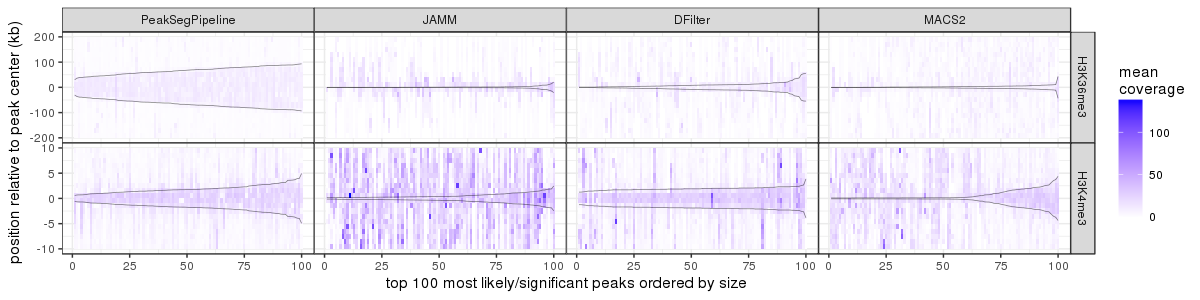

Recreate this plot in R.
library(ggdendro)
library(data.table)
library(PeakSegPipeline)
library(ggplot2)
macs.pvalues <- fread("macs.pvalues.csv")
macs.pvalues[, peakBases := end - start]
source("getMeanMat.R")
source("getSizeMat.R")

exp.stats.dt <- data.table(joint_peaks_mat.csv=Sys.glob("labels/H*_TDH_immune/samples/monocyte/McGill0001/joint_peaks_mat.csv"))[, {
  mean.mat <- readMeanMat(joint_peaks_mat.csv)
  mean.tall <- data.table(melt(mean.mat))
  setnames(mean.tall, c("peak", "pos", "mean"))
  i.stats <- mean.tall[, list(
    median=median(mean),
    q25=quantile(mean, 0.25),
    q75=quantile(mean, 0.75),
    peaks=.N
    ), by=list(pos)]
  sample.dir <- dirname(joint_peaks_mat.csv)
  group.dir <- dirname(sample.dir)
  samples.dir <- dirname(group.dir)
  set.dir <- dirname(samples.dir)
  set.name <- basename(set.dir)
  experiment <- sub("_.*", "", set.name)
  data.table(experiment, i.stats)
}, by=list(joint_peaks_mat.csv)]

joint.peak.counts <- exp.stats.dt[pos==1]
setkey(joint.peak.counts, experiment)

## This is for creating macs2.broad_peaks.bedGraph files, for input to
## getMeanMat above.
macs.pvalues[sample.id=="McGill0001", {
  joint.peak.count <- joint.peak.counts[experiment, peaks]
  set.name <- paste0(experiment, "_TDH_immune")
  sample.dir <- file.path("labels", set.name, "samples/monocyte/McGill0001")
  peaks.bedGraph <- file.path(sample.dir, paste0(model, ".topN_peaks.bedGraph"))
  top.peaks <- .SD[order(-`-log10(pvalue)`)][1:joint.peak.count, list(
    chr, start, end, mean=NA)]
  cat(sprintf("writing top %d peaks to %s\n", nrow(top.peaks), peaks.bedGraph))
  fwrite(top.peaks,
         peaks.bedGraph,
         sep="\t",
         col.names=FALSE)
}, by=list(model, experiment)]

## Parallel version.
peaks.bedGraph.vec <- Sys.glob("labels/H*_TDH_immune/samples/monocyte/McGill0001/*_peaks.bedGraph")
library(parallel)
options(mc.cores=4)
exp.stats.dt.list <- mclapply(peaks.bedGraph.vec, function(peaks.bedGraph){
  print(peaks.bedGraph)
  mean.mat <- getMeanMat(peaks.bedGraph)
  mean.tall <- data.table(melt(mean.mat))
  setnames(mean.tall, c("peak", "pos", "mean"))
  i.stats <- mean.tall[, list(
    median=median(mean),
    q25=quantile(mean, 0.25),
    q75=quantile(mean, 0.75),
    count=.N
    ), by=list(pos)]
  sample.dir <- dirname(peaks.bedGraph)
  group.dir <- dirname(sample.dir)
  samples.dir <- dirname(group.dir)
  set.dir <- dirname(samples.dir)
  set.name <- basename(set.dir)
  experiment <- sub("_.*", "", set.name)
  model <- sub("_.*", "", basename(peaks.bedGraph))
  data.table(experiment, model, i.stats)
})
exp.stats.dt <- do.call(rbind, exp.stats.dt.list)

gg <- ggplot()+
  theme_bw()+
  theme(panel.margin=grid::unit(0, "lines"))+
  facet_grid(experiment ~ model, scales="free")+
  geom_ribbon(aes(pos, ymin=q25, ymax=q75), alpha=0.5, data=exp.stats.dt)+
  geom_line(aes(pos, median), data=exp.stats.dt)+
  scale_x_continuous(
    "position relative to peak",
    breaks=c(5.5, 15.5),
    labels=c("peakStart", "peakEnd"))+
  scale_y_continuous("aligned read coverage (median and quartiles)")+
  geom_text(aes(
    5.5, -Inf, label=paste(count, "peaks")), data=exp.stats.dt[pos==5],
            hjust=0,
            vjust=-0.5)
print(gg)

png("figure-macs-pvalues-metapeak-topN.png", 1200, 500, res=100)
print(gg)
dev.off()

exp.stats.dt.list <- mclapply(peaks.bedGraph.vec, function(peaks.bedGraph){
  print(peaks.bedGraph)
  mean.mat <- getMeanMat(peaks.bedGraph)
  pattern <- paste0(
    "(?<chrom>chr[^:]+)",
    ":",
    "(?<peakStart>[^-]+)",
    "-",
    "(?<peakEnd>.*)")
  size.dt <- data.table(str_match_named(rownames(mean.mat), pattern, list(
    peakStart=as.integer,
    peakEnd=as.integer)))
  size.dt[, peakBases := peakEnd - peakStart]
  size.dt[, peakHeight := rowMeans(mean.mat[, -c(1:5, 16:20)]) ]
  sample.dir <- dirname(peaks.bedGraph)
  group.dir <- dirname(sample.dir)
  samples.dir <- dirname(group.dir)
  set.dir <- dirname(samples.dir)
  set.name <- basename(set.dir)
  experiment <- sub("_.*", "", set.name)
  model <- sub("_.*", "", basename(peaks.bedGraph))
  data.table(experiment, model, size.dt)
})
exp.stats.dt <- do.call(rbind, exp.stats.dt.list)
mean.dt <- exp.stats.dt[, list(
  mean.peakBases=mean(peakBases),
  mean.peakHeight=mean(peakHeight),
  median.peakBases=median(peakBases),
  median.peakHeight=median(peakHeight)
  ), by=list(experiment, model)]
gg <- ggplot()+
  theme_bw()+
  theme(panel.margin=grid::unit(0, "lines"))+
  facet_grid(experiment ~ model)+
  geom_bin2d(aes(log10(peakBases), log10(peakHeight), fill=..density..), data=exp.stats.dt)+
  scale_fill_gradient(low="white", high="black")+
  ## geom_point(aes(
  ##   log10(mean.peakBases), log10(mean.peakHeight)
  ##   ), data=mean.dt,
  ##            color="red")+
  geom_point(aes(
    log10(median.peakBases), log10(median.peakHeight)
    ), data=mean.dt,
             shape=1,
             color="red")+
  geom_text(aes(
    4, 0,
    label=paste0(
      "medians:
height=", round(median.peakHeight, 1), " reads
width=", round(median.peakBases), " bases")),
            data=mean.dt, color="red")
print(gg)

png("figure-macs-pvalues-compare-size-height.png", 1200, 500, res=100)
print(gg)
dev.off()

## macs 
sample.peaks.dt <- macs.pvalues[experiment=="H3K36me3" & model=="macs.broad" & sample.id=="McGill0001"][order(-`-log10(pvalue)`)]
N <- 100
sample.peaks.dt[, peak.name := sprintf("%s:%d-%d", chr, start, end)]
topN.lik.dt <- sample.peaks.dt[1:N, list(`-log10(pvalue)`, peak.name)]
setnames(topN.lik.dt, c("lik", "peak.name"))
topN.peak.vec <- topN.lik.dt$peak.name
pattern <- paste0(
    "(?<chrom>chr[^:]+)",
    ":",
    "(?<peakStart>[^-]+)",
    "-",
    "(?<peakEnd>.*)")
topN.peak.mat <- str_match_named(topN.peak.vec, pattern)
topN.peak.dt <- data.table(topN.peak.mat, count=0)
peaks.bedGraph <- paste0(
  "labels/H3K36me3_TDH_immune/samples/monocyte/McGill0001/macs2.broad.top",
  N, "_peaks.bedGraph")
fwrite(topN.peak.dt, peaks.bedGraph, quote=FALSE, sep="\t", col.names=FALSE)
mean.mat <- getMeanMat(peaks.bedGraph)
d.mat <- dist(mean.mat)
h.fit <- hclust(d.mat, "average")
h.list <- dendro_data(h.fit)
rownames(h.list$labels) <- h.list$labels$label
mean.dt <- data.table(
  peak.name=rownames(mean.mat)[row(mean.mat)],
  position=as.integer(col(mean.mat)),
  mean=as.numeric(mean.mat))
mean.dt[, peak.x := h.list$labels[peak.name,]$x ]
topN.lik.dt[, peak.x := h.list$labels[peak.name,]$x ]
mean.dt[, pos.norm := position / max(position) * max(h.list$segments$y)]

ggplot()+
  geom_segment(aes(y, x, xend=yend, yend=xend), data=h.list$segments)+
  geom_tile(aes(-pos.norm, peak.x, fill=mean), data=mean.dt, color=NA)+
  scale_fill_gradient(low="white", high="blue")+
  geom_point(aes(0, peak.x, color=log10(lik)), data=topN.lik.dt)+
  scale_color_gradient(low="white", high="red")+
  xlab("position relative to peakStart/end | euclidean distance (average linkage)")+
  ylab("peak")

## macs top11 peaks absolute x axis.
sample.peaks.dt <- macs.pvalues[experiment=="H3K36me3" & model=="macs.broad" & sample.id=="McGill0001"][order(-`-log10(pvalue)`)]
N <- 100
sample.peaks.dt[, peak.name := sprintf("%s:%d-%d", chr, start, end)]
topN.lik.dt <- sample.peaks.dt[1:N, list(`-log10(pvalue)`, peak.name)]
setnames(topN.lik.dt, c("lik", "peak.name"))
topN.peak.vec <- topN.lik.dt$peak.name
pattern <- paste0(
    "(?<chrom>chr[^:]+)",
    ":",
    "(?<peakStart>[^-]+)",
    "-",
    "(?<peakEnd>.*)")
topN.peak.mat <- str_match_named(topN.peak.vec, pattern)
topN.peak.dt <- data.table(topN.peak.mat, count=0)
peaks.bedGraph <- paste0(
  "labels/H3K36me3_TDH_immune/samples/monocyte/McGill0001/macs2.broad.top",
  N, "_peaks.bedGraph")
fwrite(topN.peak.dt, peaks.bedGraph, quote=FALSE, sep="\t", col.names=FALSE)
mean.mat <- getSizeMat(peaks.bedGraph)
d.mat <- dist(mean.mat)
h.fit <- hclust(d.mat, "average")
h.list <- dendro_data(h.fit)
rownames(h.list$labels) <- h.list$labels$label
mean.dt <- data.table(
  peak.name=rownames(mean.mat)[row(mean.mat)],
  position=as.integer(col(mean.mat)),
  mean=as.numeric(mean.mat))
mean.dt[, peak.x := h.list$labels[peak.name,]$x ]
topN.lik.dt[, peak.x := h.list$labels[peak.name,]$x ]
mean.dt[, pos.norm := position / max(position) * max(h.list$segments$y)]

ggplot()+
  geom_segment(aes(y, x, xend=yend, yend=xend), data=h.list$segments)+
  geom_tile(aes(-pos.norm, peak.x, fill=mean), data=mean.dt, color=NA)+
  scale_fill_gradient(low="white", high="blue")+
  geom_point(aes(0, peak.x, color=log10(lik)), data=topN.lik.dt)+
  scale_color_gradient(low="white", high="red")+
  xlab("position relative to peakStart/end | euclidean distance (average linkage)")+
  ylab("peak")

## Clustering via first principal component, not as interesting as
## hierarchical.
pc.fit <- princomp(mean.mat)
pc.ord.vec <- structure(order(pc.fit$scores[,1]), names=rownames(mean.mat))
mean.dt[, peak.pc.ord := pc.ord.vec[peak.name] ]
ggplot()+
  geom_tile(aes(-pos.norm, peak.pc.ord, fill=mean), data=mean.dt, color=NA)+
  scale_fill_gradient(low="white", high="blue")+
  xlab("position relative to peakStart/end")+
  ylab("peak")

## Experiment: heatmap cluster peak mean matrix.
lik.dt <- fread("zcat labels/H3K36me3_TDH_immune/peaks_matrix_likelihood.tsv.gz")
lik.ord.dt <- lik.dt[order(-`monocyte/McGill0001`), list(`monocyte/McGill0001`, peak.name)]
N <- 100
topN.lik.dt <- lik.ord.dt[1:N]
setnames(topN.lik.dt, c("lik", "peak.name"))
setkey(topN.lik.dt, peak.name)
topN.peak.vec <- topN.lik.dt$peak.name
pattern <- paste0(
    "(?<chrom>chr[^:]+)",
    ":",
    "(?<peakStart>[^-]+)",
    "-",
    "(?<peakEnd>.*)")
topN.peak.mat <- str_match_named(topN.peak.vec, pattern)
topN.peak.dt <- data.table(topN.peak.mat, count=0)
peaks.bedGraph <- paste0(
  "labels/H3K36me3_TDH_immune/samples/monocyte/McGill0001/joint.top",
  N, "_peaks.bedGraph")
fwrite(topN.peak.dt, peaks.bedGraph, quote=FALSE, sep="\t", col.names=FALSE)
mean.mat <- getMeanMat(peaks.bedGraph)
d.mat <- dist(mean.mat)
h.fit <- hclust(d.mat, "average")
h.list <- dendro_data(h.fit)
rownames(h.list$labels) <- h.list$labels$label
mean.dt <- data.table(
  peak.name=rownames(mean.mat)[row(mean.mat)],
  position=as.integer(col(mean.mat)),
  mean=as.numeric(mean.mat))
mean.dt[, peak.x := h.list$labels[peak.name,]$x ]
topN.lik.dt[, peak.x := h.list$labels[peak.name,]$x ]
max.dist <- max(h.list$segments$y)
mean.dt[, pos.norm := position / max(position) * max.dist]
match.df <- str_match_named(mean.dt$peak.name, pattern, list(
  peakStart=as.integer,
  peakEnd=as.integer))
mean.dt[, peakBases := with(match.df, peakEnd-peakStart)]

ggplot()+
  geom_text(aes(
    -max.dist, peak.x,
    label=paste0(as.integer(peakBases/1e3), "kb  ")),
            data=mean.dt[position==1], hjust=1)+
  geom_segment(aes(y, x, xend=yend, yend=xend), data=h.list$segments)+
  geom_tile(aes(-pos.norm, peak.x, fill=mean), data=mean.dt, color=NA)+
  scale_fill_gradient(low="white", high="blue")+
  geom_point(aes(0, peak.x, color=log10(lik)), data=topN.lik.dt)+
  scale_color_gradient(low="white", high="red")+
  xlab("position relative to peakStart/end | euclidean distance (average linkage)")+
  ylab("peak")

## combined plot
sample.peaks.dt <- macs.pvalues[experiment=="H3K36me3" & model=="macs.broad" & sample.id=="McGill0001"][order(-`-log10(pvalue)`)]
N <- 100
sample.peaks.dt[, peak.name := sprintf("%s:%d-%d", chr, start, end)]
lik.dt <- fread("zcat labels/H3K36me3_TDH_immune/peaks_matrix_likelihood.tsv.gz")
lik.ord.dt <- lik.dt[order(-`monocyte/McGill0001`), list(`monocyte/McGill0001`, peak.name)]
topN.list <- list(
  joint=lik.ord.dt[1:N],
  macs2.broad=sample.peaks.dt[1:N, list(`-log10(pvalue)`, peak.name)])

heatmap.dt.list <- list()
size.dt.list <- list()
for(model.name in names(topN.list)){
  topN.lik.dt <- topN.list[[model.name]]
  setnames(topN.lik.dt, c("lik", "peak.name"))
  topN.peak.vec <- topN.lik.dt$peak.name
  pattern <- paste0(
    "(?<chrom>chr[^:]+)",
    ":",
    "(?<peakStart>[^-]+)",
    "-",
    "(?<peakEnd>.*)")
  topN.peak.mat <- str_match_named(topN.peak.vec, pattern, list(
    peakStart=as.integer,
    peakEnd=as.integer))
  topN.peak.dt <- data.table(topN.peak.mat, count=0)
  topN.peak.dt[, peakBases := peakEnd - peakStart]
  peaks.bedGraph <- paste0(
    "labels/H3K36me3_TDH_immune/samples/monocyte/McGill0001/",
    model.name, ".top",
    N, "_peaks.bedGraph")
  fwrite(topN.peak.dt, peaks.bedGraph, quote=FALSE, sep="\t", col.names=FALSE)
  mean.mat <- getMeanMat(peaks.bedGraph)
  d.mat <- dist(mean.mat)
  h.fit <- hclust(d.mat, "average")
  h.list <- dendro_data(h.fit)
  rownames(h.list$labels) <- h.list$labels$label
  mean.dt <- data.table(
    peak.name=rownames(mean.mat)[row(mean.mat)],
    position=as.integer(col(mean.mat)),
    mean=as.numeric(mean.mat))
  mean.dt[, peak.x := h.list$labels[peak.name,]$x ]
  topN.peak.dt[, peak.x := h.list$labels[topN.lik.dt$peak.name,]$x ]
  heatmap.dt.list[[model.name]] <- data.table(model.name, mean.dt)
  size.dt.list[[model.name]] <- data.table(model.name, topN.peak.dt)
}
heatmap.dt <- do.call(rbind, heatmap.dt.list)
size.dt <- do.call(rbind, size.dt.list)

gg <- ggplot()+
  theme_bw()+
  theme(panel.margin=grid::unit(0, "lines"))+
  facet_grid(. ~ model.name)+
  geom_tile(aes(position-21, peak.x, fill=mean), data=heatmap.dt, color=NA)+
  geom_segment(aes(0, peak.x, xend=peakBases/1e4, yend=peak.x), data=size.dt)+
  scale_fill_gradient(low="white", high="blue")+
  scale_x_continuous(
    "Left: position relative to peakStart/end, Right: peak size",
    breaks=c(-15.5, -5.5, 10, 20),
    labels=c("peakStart", "peakEnd", "100kb", "200kb"))+
  ylab("peak")
png("labels/H3K36me3_TDH_immune/figure-macs-pvalues-top100-heatmap-compare.png", 1000, 500, res=100)
print(gg)
dev.off()

## combined plot on abs scale
sample.peaks.dt <- macs.pvalues[experiment=="H3K36me3" & model=="macs.broad" & sample.id=="McGill0001"][order(-`-log10(pvalue)`)]
N <- 100
sample.peaks.dt[, peak.name := sprintf("%s:%d-%d", chr, start, end)]
lik.dt <- fread("zcat labels/H3K36me3_TDH_immune/peaks_matrix_likelihood.tsv.gz")
lik.ord.dt <- lik.dt[order(-`monocyte/McGill0001`), list(`monocyte/McGill0001`, peak.name)]
dfilter.dt <- fread("sed 's/ \\+/\t/g' labels/H3K36me3_TDH_immune/samples/monocyte/McGill0001/DFilter_peaks.tsv")[order(-maxScore)]
dfilter.dt[, peak.name := sprintf("%s:%d-%d", chromosome, `peak-start`, `peak-end`)]
topN.list <- list(
  DFilter=dfilter.dt[1:N, list(maxScore, peak.name)],
  joint=lik.ord.dt[1:N],
  macs2.broad=sample.peaks.dt[1:N, list(`-log10(pvalue)`, peak.name)])

heatmap.dt.list <- list()
size.dt.list <- list()
bases.per.bin <- 20000
for(model.name in names(topN.list)){
  topN.lik.dt <- topN.list[[model.name]]
  setnames(topN.lik.dt, c("lik", "peak.name"))
  topN.peak.vec <- topN.lik.dt$peak.name
  pattern <- paste0(
    "(?<chrom>chr[^:]+)",
    ":",
    "(?<peakStart>[^-]+)",
    "-",
    "(?<peakEnd>.*)")
  topN.peak.mat <- str_match_named(topN.peak.vec, pattern, list(
    peakStart=as.integer,
    peakEnd=as.integer))
  topN.peak.dt <- data.table(topN.peak.mat, count=0)
  peaks.bedGraph <- paste0(
    "labels/H3K36me3_TDH_immune/samples/monocyte/McGill0001/",
    model.name, ".top",
    N, "_peaks.bedGraph")
  fwrite(topN.peak.dt, peaks.bedGraph, quote=FALSE, sep="\t", col.names=FALSE)
  topN.peak.dt[, peakBases := peakEnd - peakStart]
  ord.peak.dt <- topN.peak.dt[order(peakBases)]
  mean.mat <- getSizeMat(peaks.bedGraph, bases.per.bin)
  d.mat <- dist(mean.mat)
  h.fit <- hclust(d.mat, "average")
  h.list <- dendro_data(h.fit)
  rownames(h.list$labels) <- h.list$labels$label
  mean.dt <- data.table(
    peak.name=rownames(mean.mat)[row(mean.mat)],
    position=as.integer(col(mean.mat)),
    mean=as.numeric(mean.mat))
  mean.dt[, peak.x := h.list$labels[peak.name,]$x ]
  ord.peak.dt[, peak.x := h.list$labels[topN.lik.dt$peak.name,]$x ]
  ord.peak.dt[, size.x := 1:.N]
  ord.peak.dt[, peak.name := sprintf("%s:%d-%d", chrom, peakStart, peakEnd)]
  mean.dt[, size.x := ord.peak.dt[peak.name, on=list(peak.name)]$size.x]
  heatmap.dt.list[[model.name]] <- data.table(model.name, mean.dt)
  size.dt.list[[model.name]] <- data.table(model.name, ord.peak.dt)
}
heatmap.dt <- do.call(rbind, heatmap.dt.list)
size.dt <- do.call(rbind, size.dt.list)

gg <- ggplot()+
  theme_bw()+
  theme(panel.margin=grid::unit(0, "lines"))+
  facet_grid(. ~ model.name)+
  geom_tile(aes(position-21, peak.x, fill=mean), data=heatmap.dt, color=NA)+
  geom_segment(aes(0, peak.x, xend=peakBases/1e4, yend=peak.x), data=size.dt)+
  scale_fill_gradient(low="white", high="blue")+
  scale_x_continuous(
    "Left: position relative to peakStart/end, Right: peak size",
    breaks=c(-15.5, -5.5, 10, 20),
    labels=c("peakStart", "peakEnd", "100kb", "200kb"))+
  ylab("peak")

size.dt[, halfNorm := peakBases/bases.per.bin/2]
gg <- ggplot()+
  theme_bw()+
  theme(panel.margin=grid::unit(0, "lines"))+
  facet_grid(. ~ model.name)+
  geom_tile(aes(position-10.5, size.x, fill=mean), data=heatmap.dt, color=NA)+
  ## geom_segment(aes(
  ##   -halfNorm, size.x, xend=halfNorm, yend=size.x), alpha=0.5, data=size.dt)+
  geom_point(aes(-halfNorm, size.x), data=size.dt, alpha=0.5, shape=1)+
  geom_point(aes(halfNorm, size.x), data=size.dt, alpha=0.5, shape=1)+
  scale_fill_gradient("mean\ncoverage", low="white", high="blue")+
  scale_x_continuous(
    "position relative to peak center (kb = kilo bases)",
    breaks=c(0, -5.5, 5.5),
    labels=c("0", "-100", "100"))+
  ylab("top 100 most likely/significant peaks ordered by size")+
  coord_equal()
print(gg)

png("labels/H3K36me3_TDH_immune/figure-macs-pvalues-top100-heatmap-compare-absolute.png", 500, 700, res=100)
print(gg)
dev.off()

## combined plot on abs scale, for H3K4me3
sample.peaks.dt <- macs.pvalues[experiment=="H3K4me3" & model=="macs.default" & sample.id=="McGill0001"][order(-`-log10(pvalue)`)]
N <- 100
sample.peaks.dt[, peak.name := sprintf("%s:%d-%d", chr, start, end)]
lik.dt <- fread("zcat labels/H3K4me3_TDH_immune/peaks_matrix_likelihood.tsv.gz")
lik.ord.dt <- lik.dt[order(-`monocyte/McGill0001`), list(`monocyte/McGill0001`, peak.name)]
dfilter.dt <- fread("sed 's/ \\+/\t/g' labels/H3K4me3_TDH_immune/samples/monocyte/McGill0001/DFilter_peaks.tsv")[order(-maxScore)]
dfilter.dt[, peak.name := sprintf("%s:%d-%d", chromosome, `peak-start`, `peak-end`)]
topN.list <- list(
  DFilter=dfilter.dt[1:N, list(maxScore, peak.name)],
  joint=lik.ord.dt[1:N],
  macs2.default=sample.peaks.dt[1:N, list(`-log10(pvalue)`, peak.name)])

heatmap.dt.list <- list()
size.dt.list <- list()
bases.per.bin <- 1000
for(model.name in names(topN.list)){
  topN.lik.dt <- topN.list[[model.name]]
  setnames(topN.lik.dt, c("lik", "peak.name"))
  topN.peak.vec <- topN.lik.dt$peak.name
  pattern <- paste0(
    "(?<chrom>chr[^:]+)",
    ":",
    "(?<peakStart>[^-]+)",
    "-",
    "(?<peakEnd>.*)")
  topN.peak.mat <- str_match_named(topN.peak.vec, pattern, list(
    peakStart=as.integer,
    peakEnd=as.integer))
  topN.peak.dt <- data.table(topN.peak.mat, count=0)
  peaks.bedGraph <- paste0(
    "labels/H3K4me3_TDH_immune/samples/monocyte/McGill0001/",
    model.name, ".top",
    N, "_peaks.bedGraph")
  fwrite(topN.peak.dt, peaks.bedGraph, quote=FALSE, sep="\t", col.names=FALSE)
  topN.peak.dt[, peakBases := peakEnd - peakStart]
  ord.peak.dt <- topN.peak.dt[order(peakBases)]
  mean.mat <- getSizeMat(peaks.bedGraph, bases.per.bin)
  d.mat <- dist(mean.mat)
  h.fit <- hclust(d.mat, "average")
  h.list <- dendro_data(h.fit)
  rownames(h.list$labels) <- h.list$labels$label
  mean.dt <- data.table(
    peak.name=rownames(mean.mat)[row(mean.mat)],
    position=as.integer(col(mean.mat)),
    mean=as.numeric(mean.mat))
  mean.dt[, peak.x := h.list$labels[peak.name,]$x ]
  ord.peak.dt[, peak.x := h.list$labels[topN.lik.dt$peak.name,]$x ]
  ord.peak.dt[, size.x := 1:.N]
  ord.peak.dt[, peak.name := sprintf("%s:%d-%d", chrom, peakStart, peakEnd)]
  mean.dt[, size.x := ord.peak.dt[peak.name, on=list(peak.name)]$size.x]
  heatmap.dt.list[[model.name]] <- data.table(model.name, mean.dt)
  size.dt.list[[model.name]] <- data.table(model.name, ord.peak.dt)
}
heatmap.dt <- do.call(rbind, heatmap.dt.list)
size.dt <- do.call(rbind, size.dt.list)

gg <- ggplot()+
  theme_bw()+
  theme(panel.margin=grid::unit(0, "lines"))+
  facet_grid(. ~ model.name)+
  geom_tile(aes(position-21, peak.x, fill=mean), data=heatmap.dt, color=NA)+
  geom_segment(aes(0, peak.x, xend=peakBases/1e4, yend=peak.x), data=size.dt)+
  scale_fill_gradient(low="white", high="blue")+
  scale_x_continuous(
    "Left: position relative to peakStart/end, Right: peak size",
    breaks=c(-15.5, -5.5, 10, 20),
    labels=c("peakStart", "peakEnd", "100kb", "200kb"))+
  ylab("peak")

size.dt[, halfNorm := peakBases/bases.per.bin/2]
gg <- ggplot()+
  theme_bw()+
  theme(panel.margin=grid::unit(0, "lines"))+
  facet_grid(. ~ model.name)+
  geom_tile(aes(position-10.5, size.x, fill=mean), data=heatmap.dt, color=NA)+
  geom_point(aes(-halfNorm, size.x), data=size.dt, alpha=0.5, shape=1)+
  geom_point(aes(halfNorm, size.x), data=size.dt, alpha=0.5, shape=1)+
  scale_fill_gradient("mean\ncoverage", low="white", high="blue")+
  scale_x_continuous(
    "position relative to peak center (kb = kilo bases)",
    breaks=c(0, -5.5, 5.5),
    labels=c("0", c(-1,1)*bases.per.bin*5/1e3))+
  ylab("top 100 most likely/significant peaks ordered by size")+
  coord_equal()
print(gg)

png("labels/H3K4me3_TDH_immune/figure-macs-pvalues-top100-heatmap-compare-absolute.png", 500, 700, res=100)
print(gg)
dev.off()

## combined plot on abs scale, for H3K4me3, with JAMM
sample.dir <- "labels/H3K4me3_TDH_immune/samples/tcell/McGill0107"
sample.dir <- "labels/H3K4me3_TDH_immune/samples/monocyte/McGill0001"
sample.id <- basename(sample.dir)
group.dir <- dirname(sample.dir)
samples.dir <- dirname(group.dir)
set.dir <- dirname(samples.dir)
set.name <- basename(set.dir)
experiment <- sub("_.*", "", set.name)
select.dt <- data.table(
  experiment,
  model=ifelse(experiment=="H3K36me3", "macs.broad", "macs.default"),
  sample.id)
sample.peaks.dt <- macs.pvalues[select.dt, on=list(experiment, model, sample.id)][order(-`-log10(pvalue)`)]
N <- 100
sample.peaks.dt[, peak.name := sprintf("%s:%d-%d", chr, start, end)]
lik.gz <- file.path("labels", set.name, "peaks_matrix_likelihood.tsv.gz")
lik.dt <- fread(paste("zcat", lik.gz))
cell.type <- basename(group.dir)
sample.path <- paste0(cell.type, "/", sample.id)
lik.vec <- lik.dt[[sample.path]]
lik.ord.dt <- data.table(lik=lik.vec, peak=lik.dt$peak.name)[order(-lik)]
dfilter.dt <- fread(paste0("sed 's/ \\+/\t/g' ", sample.dir, "/DFilter_peaks.tsv"))[order(-maxScore)]
dfilter.dt[, peak.name := sprintf("%s:%d-%d", chromosome, `peak-start`, `peak-end`)]
jamm.narrowPeak <- file.path(
  "~",
  "JAMM",
  experiment,
  cell.type,
  "peaks",
  "filtered.peaks.narrowPeak")
jamm <- fread(jamm.narrowPeak, select=c(1:3, 7))
setnames(jamm, c("chrom", "chromStart", "chromEnd", "score"))
jamm[, peak.name := sprintf("%s:%d-%d", chrom, chromStart, chromEnd)]
topN.list <- list(
  PeakSegPipeline=lik.ord.dt[1:N]
  ,JAMM=jamm[1:N, list(score, peak.name)]
  ,DFilter=dfilter.dt[1:N, list(maxScore, peak.name)]
  ,MACS2=sample.peaks.dt[1:N, list(`-log10(pvalue)`, peak.name)]
  )

heatmap.dt.list <- list()
size.dt.list <- list()
bases.per.bin <- 1000
for(model.name in names(topN.list)){
  topN.lik.dt <- topN.list[[model.name]]
  setnames(topN.lik.dt, c("lik", "peak.name"))
  topN.peak.vec <- topN.lik.dt$peak.name
  pattern <- paste0(
    "(?<chrom>chr[^:]+)",
    ":",
    "(?<peakStart>[^-]+)",
    "-",
    "(?<peakEnd>.*)")
  topN.peak.mat <- str_match_named(topN.peak.vec, pattern, list(
    peakStart=as.integer,
    peakEnd=as.integer))
  topN.peak.dt <- data.table(topN.peak.mat, count=0)
  peaks.bedGraph <- paste0(
    sample.dir,
    "/",
    model.name, ".top",
    N, "_peaks.bedGraph")
  fwrite(topN.peak.dt, peaks.bedGraph, quote=FALSE, sep="\t", col.names=FALSE)
  topN.peak.dt[, peakBases := peakEnd - peakStart]
  ord.peak.dt <- topN.peak.dt[order(peakBases)]
  mean.mat <- getSizeMat(peaks.bedGraph, bases.per.bin)
  d.mat <- dist(mean.mat)
  mean.dt <- data.table(
    peak.name=rownames(mean.mat)[row(mean.mat)],
    position=as.integer(col(mean.mat)),
    mean=as.numeric(mean.mat))
  ord.peak.dt[, size.x := 1:.N]
  ord.peak.dt[, peak.name := sprintf("%s:%d-%d", chrom, peakStart, peakEnd)]
  mean.dt[, size.x := ord.peak.dt[peak.name, on=list(peak.name)]$size.x]
  model.fac <- factor(model.name, names(topN.list))
  heatmap.dt.list[[model.name]] <- data.table(model.name, model.fac, mean.dt)
  size.dt.list[[model.name]] <- data.table(model.name, model.fac, ord.peak.dt)
}
heatmap.dt <- do.call(rbind, heatmap.dt.list)
size.dt <- do.call(rbind, size.dt.list)

size.dt[, halfNorm := peakBases/bases.per.bin/2]
gg <- ggplot()+
  theme_bw()+
  theme(panel.margin=grid::unit(0, "lines"))+
  facet_grid(. ~ model.fac)+
  geom_tile(aes(position-10.5, size.x, fill=mean), data=heatmap.dt, color=NA)+
  geom_point(aes(-halfNorm, size.x), data=size.dt, alpha=0.5, shape=1)+
  geom_point(aes(halfNorm, size.x), data=size.dt, alpha=0.5, shape=1)+
  scale_fill_gradient("mean\ncoverage", low="white", high="blue")+
  scale_x_continuous(
    "position relative to peak center (kb = kilo bases)",
    breaks=c(0, -5.5, 5.5),
    labels=c("0", c(-1,1)*bases.per.bin*5/1e3))+
  ylab("top 100 most likely/significant peaks ordered by size")+
  coord_equal()
print(gg)

png.name <- file.path(
  "labels",
  set.name,
  "figure-macs-pvalues-top100-heatmap-compare-absolute.png")
print(png.name)
png(png.name, 500, 700, res=100)
print(gg)
dev.off()

## combined plot on abs scale, for H3K36me3, with JAMM
sample.dir <- "labels/H3K36me3_TDH_immune/samples/monocyte/McGill0001"
sample.id <- basename(sample.dir)
group.dir <- dirname(sample.dir)
samples.dir <- dirname(group.dir)
set.dir <- dirname(samples.dir)
set.name <- basename(set.dir)
experiment <- sub("_.*", "", set.name)
select.dt <- data.table(
  experiment,
  model=ifelse(experiment=="H3K36me3", "macs.broad", "macs.default"),
  sample.id)
sample.peaks.dt <- macs.pvalues[select.dt, on=list(experiment, model, sample.id)][order(-`-log10(pvalue)`)]
N <- 100
sample.peaks.dt[, peak.name := sprintf("%s:%d-%d", chr, start, end)]
lik.gz <- file.path("labels", set.name, "peaks_matrix_likelihood.tsv.gz")
lik.dt <- fread(paste("zcat", lik.gz))
cell.type <- basename(group.dir)
sample.path <- paste0(cell.type, "/", sample.id)
lik.vec <- lik.dt[[sample.path]]
lik.ord.dt <- data.table(lik=lik.vec, peak=lik.dt$peak.name)[order(-lik)]
dfilter.dt <- fread(paste0("sed 's/ \\+/\t/g' ", sample.dir, "/DFilter_peaks.tsv"))[order(-maxScore)]
dfilter.dt[, peak.name := sprintf("%s:%d-%d", chromosome, `peak-start`, `peak-end`)]
jamm.narrowPeak <- file.path(
  "~",
  "JAMM",
  experiment,
  cell.type,
  "peaks",
  "filtered.peaks.narrowPeak")
jamm <- fread(jamm.narrowPeak, select=c(1:3, 7))
setnames(jamm, c("chrom", "chromStart", "chromEnd", "score"))
jamm[, peak.name := sprintf("%s:%d-%d", chrom, chromStart, chromEnd)]
topN.list <- list(
  PeakSegPipeline=lik.ord.dt[1:N]
  ,JAMM=jamm[1:N, list(score, peak.name)]
  ,DFilter=dfilter.dt[1:N, list(maxScore, peak.name)]
  ,MACS2=sample.peaks.dt[1:N, list(`-log10(pvalue)`, peak.name)]
  )

heatmap.dt.list <- list()
size.dt.list <- list()
bases.per.bin <- 20000
for(model.name in names(topN.list)){
  topN.lik.dt <- topN.list[[model.name]]
  setnames(topN.lik.dt, c("lik", "peak.name"))
  topN.peak.vec <- topN.lik.dt$peak.name
  pattern <- paste0(
    "(?<chrom>chr[^:]+)",
    ":",
    "(?<peakStart>[^-]+)",
    "-",
    "(?<peakEnd>.*)")
  topN.peak.mat <- str_match_named(topN.peak.vec, pattern, list(
    peakStart=as.integer,
    peakEnd=as.integer))
  topN.peak.dt <- data.table(topN.peak.mat, count=0)
  peaks.bedGraph <- paste0(
    sample.dir,
    "/",
    model.name, ".top",
    N, "_peaks.bedGraph")
  fwrite(topN.peak.dt, peaks.bedGraph, quote=FALSE, sep="\t", col.names=FALSE)
  topN.peak.dt[, peakBases := peakEnd - peakStart]
  ord.peak.dt <- topN.peak.dt[order(peakBases)]
  mean.mat <- getSizeMat(peaks.bedGraph, bases.per.bin)
  d.mat <- dist(mean.mat)
  mean.dt <- data.table(
    peak.name=rownames(mean.mat)[row(mean.mat)],
    position=as.integer(col(mean.mat)),
    mean=as.numeric(mean.mat))
  ord.peak.dt[, size.x := 1:.N]
  ord.peak.dt[, peak.name := sprintf("%s:%d-%d", chrom, peakStart, peakEnd)]
  mean.dt[, size.x := ord.peak.dt[peak.name, on=list(peak.name)]$size.x]
  model.fac <- factor(model.name, names(topN.list))
  heatmap.dt.list[[model.name]] <- data.table(model.name, model.fac, mean.dt)
  size.dt.list[[model.name]] <- data.table(model.name, model.fac, ord.peak.dt)
}
heatmap.dt <- do.call(rbind, heatmap.dt.list)
size.dt <- do.call(rbind, size.dt.list)

size.dt[, halfNorm := peakBases/bases.per.bin/2]
gg <- ggplot()+
  theme_bw()+
  theme(panel.margin=grid::unit(0, "lines"))+
  facet_grid(. ~ model.fac)+
  geom_tile(aes(position-10.5, size.x, fill=mean), data=heatmap.dt, color=NA)+
  geom_point(aes(-halfNorm, size.x), data=size.dt, alpha=0.5, shape=1)+
  geom_point(aes(halfNorm, size.x), data=size.dt, alpha=0.5, shape=1)+
  scale_fill_gradient("mean\ncoverage", low="white", high="blue")+
  scale_x_continuous(
    "position relative to peak center (kb = kilo bases)",
    breaks=c(0, -5.5, 5.5),
    labels=c("0", c(-1,1)*bases.per.bin*5/1e3))+
  ylab("top 100 most likely/significant peaks ordered by size")+
  coord_equal()
print(gg)

png.name <- file.path(
  "labels",
  set.name,
  "figure-macs-pvalues-top100-heatmap-compare-absolute.png")
print(png.name)
png(png.name, 500, 700, res=100)
print(gg)
dev.off()

## combined plot on abs scale, for both experiments, with JAMM
sample.dir.vec <- c(
  "labels/H3K4me3_TDH_immune/samples/monocyte/McGill0001",
  "labels/H3K36me3_TDH_immune/samples/monocyte/McGill0001")
heatmap.dt.list <- list()
size.dt.list <- list()
for(sample.dir in sample.dir.vec){
  sample.id <- basename(sample.dir)
  group.dir <- dirname(sample.dir)
  samples.dir <- dirname(group.dir)
  set.dir <- dirname(samples.dir)
  set.name <- basename(set.dir)
  experiment <- sub("_.*", "", set.name)
  select.dt <- data.table(
    experiment,
    model=ifelse(experiment=="H3K36me3", "macs.broad", "macs.default"),
    sample.id)
  sample.peaks.dt <- macs.pvalues[select.dt, on=list(experiment, model, sample.id)][order(-`-log10(pvalue)`)]
  N <- 100
  sample.peaks.dt[, peak.name := sprintf("%s:%d-%d", chr, start, end)]
  lik.gz <- file.path("labels", set.name, "peaks_matrix_likelihood.tsv.gz")
  lik.dt <- fread(paste("zcat", lik.gz))
  cell.type <- basename(group.dir)
  sample.path <- paste0(cell.type, "/", sample.id)
  lik.vec <- lik.dt[[sample.path]]
  lik.ord.dt <- data.table(lik=lik.vec, peak=lik.dt$peak.name)[order(-lik)]
  dfilter.dt <- fread(paste0("sed 's/ \\+/\t/g' ", sample.dir, "/DFilter_peaks.tsv"))[order(-maxScore)]
  dfilter.dt[, peak.name := sprintf("%s:%d-%d", chromosome, `peak-start`, `peak-end`)]
  jamm.narrowPeak <- file.path(
    "~",
    "JAMM",
    experiment,
    cell.type,
    "peaks",
    "filtered.peaks.narrowPeak")
  jamm <- fread(jamm.narrowPeak, select=c(1:3, 7))
  setnames(jamm, c("chrom", "chromStart", "chromEnd", "score"))
  jamm[, peak.name := sprintf("%s:%d-%d", chrom, chromStart, chromEnd)]
  topN.list <- list(
    PeakSegPipeline=lik.ord.dt[1:N]
    ,JAMM=jamm[1:N, list(score, peak.name)]
    ,DFilter=dfilter.dt[1:N, list(maxScore, peak.name)]
    ,MACS2=sample.peaks.dt[1:N, list(`-log10(pvalue)`, peak.name)]
    )
  bases.per.bin <- ifelse(experiment=="H3K36me3", 20000, 1000)
  for(model.name in names(topN.list)){
    topN.lik.dt <- topN.list[[model.name]]
    setnames(topN.lik.dt, c("lik", "peak.name"))
    topN.peak.vec <- topN.lik.dt$peak.name
    pattern <- paste0(
      "(?<chrom>chr[^:]+)",
      ":",
      "(?<peakStart>[^-]+)",
      "-",
      "(?<peakEnd>.*)")
    topN.peak.mat <- str_match_named(topN.peak.vec, pattern, list(
      peakStart=as.integer,
      peakEnd=as.integer))
    topN.peak.dt <- data.table(topN.peak.mat, count=0)
    peaks.bedGraph <- paste0(
      sample.dir,
      "/",
      model.name, ".top",
      N, "_peaks.bedGraph")
    fwrite(topN.peak.dt, peaks.bedGraph, quote=FALSE, sep="\t", col.names=FALSE)
    topN.peak.dt[, peakBases := peakEnd - peakStart]
    ord.peak.dt <- topN.peak.dt[order(peakBases)]
    mean.mat <- getSizeMat(peaks.bedGraph, bases.per.bin)
    d.mat <- dist(mean.mat)
    mean.dt <- data.table(
      peak.name=rownames(mean.mat)[row(mean.mat)],
      position=as.integer(col(mean.mat)),
      mean=as.numeric(mean.mat))
    mean.dt[, pos.bases := (position-10.5) * bases.per.bin]
    mean.dt[, min.bases := pos.bases -bases.per.bin/2]
    mean.dt[, max.bases := pos.bases +bases.per.bin/2]
    ord.peak.dt[, size.x := 1:.N]
    ord.peak.dt[, peak.name := sprintf("%s:%d-%d", chrom, peakStart, peakEnd)]
    mean.dt[, size.x := ord.peak.dt[peak.name, on=list(peak.name)]$size.x]
    model.fac <- factor(model.name, names(topN.list))
    heatmap.dt.list[[paste(experiment, model.name)]] <- data.table(
      experiment, model.name, model.fac, mean.dt)
    size.dt.list[[paste(experiment, model.name)]] <- data.table(
      experiment, model.name, model.fac, ord.peak.dt)
  }
}
heatmap.dt <- do.call(rbind, heatmap.dt.list)
size.dt <- do.call(rbind, size.dt.list)

psize <- 0.5
size.dt[, halfNorm := peakBases/bases.per.bin/2]
gg <- ggplot()+
  theme_bw()+
  theme(panel.margin=grid::unit(0, "lines"))+
  facet_grid(experiment ~ model.fac, scales="free")+
  geom_rect(aes(
    xmin=size.x-0.5, xmax=size.x+0.5,
    ymin=min.bases/1e3, ymax=max.bases/1e3, fill=mean),
            data=heatmap.dt, color=NA)+
  geom_point(aes(size.x, -peakBases/2e3), data=size.dt, alpha=0.5, shape=1, size=psize)+
  geom_point(aes(size.x, peakBases/2e3), data=size.dt, alpha=0.5, shape=1, size=psize)+
  scale_fill_gradient("mean\ncoverage", low="white", high="blue")+
  scale_y_continuous(
    "position relative to peak center (kb)")+
  xlab("top 100 most likely/significant peaks ordered by size")
##print(gg)
png.name <- file.path(
  "labels",
  set.name,
  "figure-top100-absolute.png")
print(png.name)
png(png.name, 1200, 300, res=100)
print(gg)
dev.off()
pdf(sub("png$", "pdf", png.name), 12, 3)
print(gg)
dev.off()
